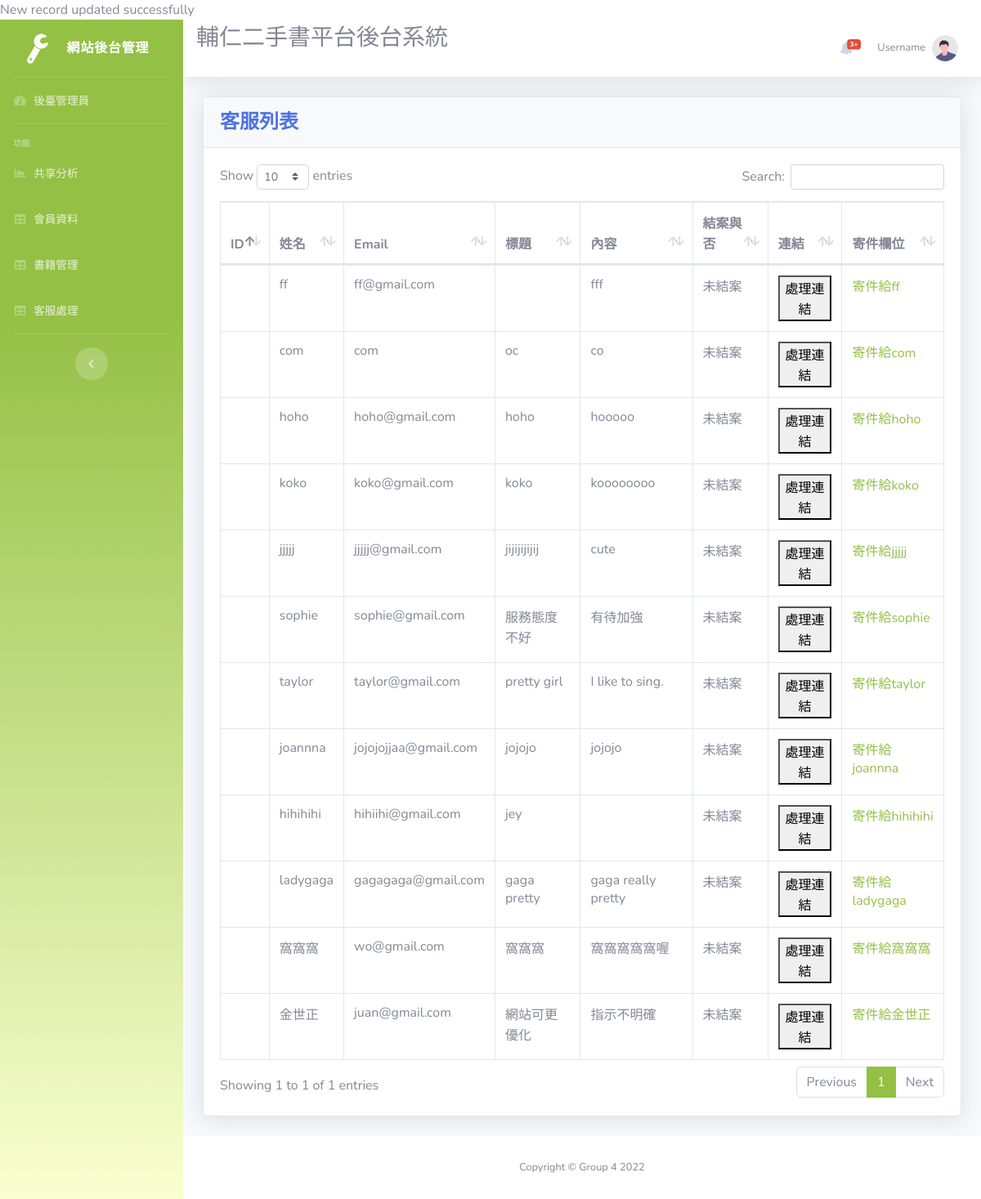
/report/report/Customer_Service.php, run on the app's committed database.
### tables this page shows
CREATE TABLE `costomer_service` (
  `id` varchar(20) NOT NULL,
  `name` varchar(20) NOT NULL,
  `email` varchar(20) NOT NULL,
  `title` varchar(50) NOT NULL,
  `content` varchar(80) NOT NULL,
  `end` tinyint(1) NOT NULL
);

### report/report/developers.php (called while the page is built)
<?php
include("database.php");
$db= $conn;
$tableName="costomer_service";
$columns= ['id', 'name','email','title','content', 'end'];
$fetchData = fetch_data($db, $tableName, $columns);
function fetch_data($db, $tableName, $columns){
 if(empty($db)){
  $msg= "Database connection error";
 }elseif (empty($columns) || !is_array($columns)) {
  $msg="columns Name must be defined in an indexed array";
 }elseif(empty($tableName)){
   $msg= "Table Name is empty";
}
else{
$columnName = implode(", ", $columns);
$query = "SELECT ".$columnName." FROM $tableName"." ORDER BY id DESC";
$result = $db->query($query);
if($result== true){
 if ($result->num_rows > 0) {
    $row= mysqli_fetch_all($result, MYSQLI_ASSOC);
    $msg= $row;
 } else {
    $msg= "No Data Found";
 }
}else{
  $msg= mysqli_error($db);
}
}
return $msg;
}
?>

### report/report/Customer_Service.php (the view, shortened to what this page needs)
<?php
include("developers.php");
?>
<!DOCTYPE html>
<html lang="en">
<head>
    <link href="vendor/fontawesome-free/css/all.min.css" rel="stylesheet" type="text/css">
    <link href="css/sb-admin-2.min.css" rel="stylesheet">
    <link href="vendor/datatables/dataTables.bootstrap4.min.css" rel="stylesheet">
</head>
<body id="page-top">
    <div id="wrapper">
        <ul class="navbar-nav bg-gradient-primary sidebar sidebar-dark accordion" id="accordionSidebar">
            <a class="sidebar-brand d-flex align-items-center justify-content-center" href="index.html">
                <div class="sidebar-brand-icon rotate-n-15">
                      <i class="fas fa-fw fa-wrench"></i>
                </div>
<div class="sidebar-brand-text mx-3">網站後台管理</div>
            </a>
            <hr class="sidebar-divider my-0">
            <li class="nav-item">
                <a class="nav-link" href="index.html">
                    <i class="fas fa-fw fa-tachometer-alt"></i>
                     <span>後臺管理員</span></a>
            </li>
            <hr class="sidebar-divider">
            <div class="sidebar-heading">
                功能
            </div>
            <li class="nav-item ">
                <a class="nav-link" href="ReportCharts.html">
                    <i class="fas fa-fw fa-chart-area"></i>
                    <span>共享分析</span></a>
            </li>
            <li class="nav-item ">
                <a class="nav-link" href="Member Data.html">
                    <i class="fas fa-fw fa-table"></i>
                    <span>會員資料</span></a>
            </li>
            <li class="nav-item ">
                <a class="nav-link" href="Book Management.html">
                    <i class="fas fa-fw fa-table"></i>
                    <span>書籍管理</span></a>
            </li>
            <li class="nav-item ">
                <a class="nav-link" href="Report.html">
                    <i class="fas fa-fw fa-table"></i>
                    <span>客服處理</span></a>
            </li>
            <hr class="sidebar-divider d-none d-md-block">
            <div class="text-center d-none d-md-inline">
                <button class="rounded-circle border-0" id="sidebarToggle"></button>
            </div>
        </ul>
        <div id="content-wrapper" class="d-flex flex-column">
            <div id="content">
                <nav class="navbar navbar-expand navbar-light bg-white topbar mb-4 static-top shadow">
                    <form class="form-inline">
                        <div>
                        <h3>輔仁二手書平台後台系統</h3></div>
                    </form>
                    <ul class="navbar-nav ml-auto">
                        <li class="nav-item dropdown no-arrow mx-1">
                            <a class="nav-link dropdown-toggle" href="#" id="alertsDropdown" role="button"
                                data-toggle="dropdown" aria-haspopup="true" aria-expanded="false">
                                <i class="fas fa-bell fa-fw"></i>
                                <span class="badge badge-danger badge-counter">3+</span>
                            </a>
                        </li>
                        <li class="nav-item dropdown no-arrow">
                            <a class="nav-link dropdown-toggle" href="#" id="userDropdown" role="button"
                                data-toggle="dropdown" aria-haspopup="true" aria-expanded="false">
                                <span class="mr-2 d-none d-lg-inline text-gray-600 small"> Username</span>
                                <img class="img-profile rounded-circle"
                                    src="img/undraw_profile.svg">
                            </a>
                        </li>
                    </ul>
                </nav>
                <div class="container-fluid">
                    <div class="card shadow mb-4">
                        <div class="card-header py-3">
                            <h4 class="m-0 font-weight-bold text-primary">客服列表</h4>
                        </div>
                        <div class="card-body">
                            <div class="table-responsive">
                                <table class="table table-bordered" id="dataTable" width="100%" cellspacing="0">
                                <thead>
                                        <tr>
                                            <th>ID</th>
                                            <th>姓名</th>
                                            <th>Email</th>
                                            <th>標題</th>
                                            <th>內容</th>
                                            <th>結案與否</th>
                                            <th>連結</th>
                                            <th>寄件欄位</th>
                                        </tr>
                                    </thead>
                                    <?php
                                    if(is_array($fetchData)){
                                        foreach($fetchData as $data){
                                        ?>
                                    <tbody>
                                        <tr>
                                        <td><?php echo $data['id']??''; ?></td>
                                        <td><?php echo $data['name']??''; ?></td>
                                        <td><?php echo $data['email']??''; ?></td>
                                        <td><?php echo $data['title']??''; ?></td>
                                        <td><?php echo $data['content']??''; ?></td>
                                        <td><?php if($data['end'] == 1) echo '結案'; else if($data['end'] == 0) echo '未結案'; else echo "error"; ?></td>
                                        <td><button onclick="update('<?php echo $data['name']; ?>')">處理連結</button></td>
                                        <td><a href="mailto:'<?php echo $data['email']?>'">寄件給<?php echo $data['name']; ?></a></td>
                                        </tr>
                                        <?php
                                        ;}}else{ ?>
                                            <tr>
                                             <td colspan="9">No data found</td>
                                            </tr>
                                         <?php } ?>
                                    </tbody>
                                </table>
                            </div>
                        </div>
                    </div>
                </div>
            </div>
            <footer class="sticky-footer bg-white">
                <div class="container my-auto">
                    <div class="copyright text-center my-auto">
                        <span>Copyright &copy; Group 4 2022</span>
                    </div>
                </div>
            </footer>
        </div>
    </div>
</body>

### data on the page
costomer_service: name "ff", email "ff@gmail.com", content "fff", end "未結案"
costomer_service: name "com", email "com", title "oc", content "co", end "未結案"
costomer_service: name "hoho", email "hoho@gmail.com", title "hoho", content "hooooo", end "未結案"
costomer_service: name "koko", email "koko@gmail.com", title "koko", content "koooooooo", end "未結案"
costomer_service: name "jjjjj", email "jjjjj@gmail.com", title "jijijijijij", content "cute", end "未結案"
costomer_service: name "sophie", email "sophie@gmail.com", title "服務態度不好", content "有待加強", end "未結案"
costomer_service: name "taylor", email "taylor@gmail.com", title "pretty girl", content "I like to sing.", end "未結案"
costomer_service: name "joannna", email "jojojojjaa@gmail.com", title "jojojo", content "jojojo", end "未結案"
costomer_service: name "hihihihi", email "hihiihi@gmail.com", title "jey", end "未結案"
costomer_service: name "ladygaga", email "gagagaga@gmail.com", title "gaga pretty", content "gaga really pretty", end "未結案"
costomer_service: name "窩窩窩", email "wo@gmail.com", title "窩窩窩", content "窩窩窩窩窩喔", end "未結案"
costomer_service: name "金世正", email "juan@gmail.com", title "網站可更優化", content "指示不明確", end "未結案"
